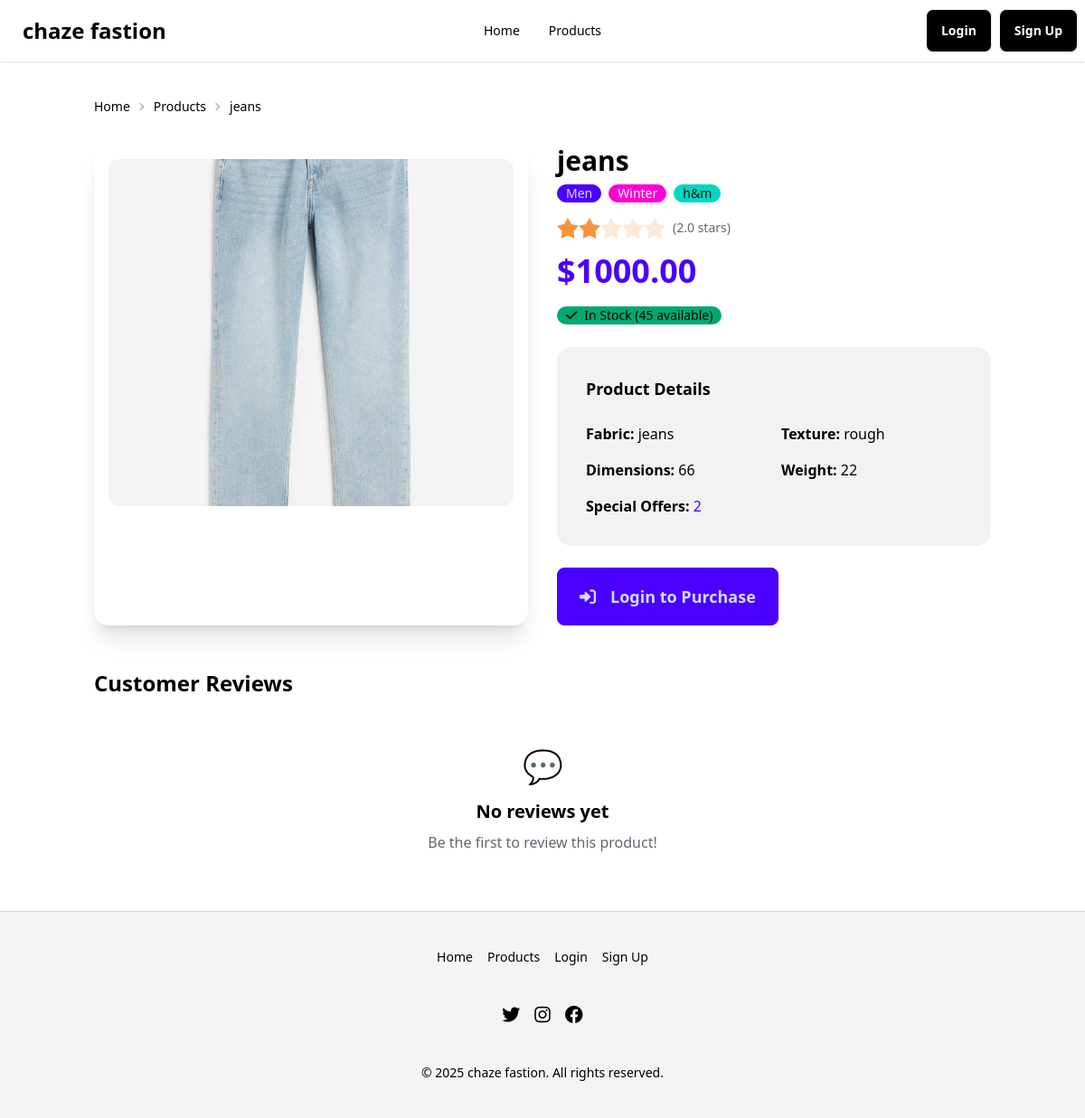
Screenshot of /product/2/ with the database file from the repository.
### catalog/models.py (models this page shows, shortened)
class Product(models.Model):
    CATEGORY_CHOICES = [
        ("Boys", "Boys"),
        ("Girls", "Girls"),
        ("Men", "Men"),
        ("Women", "Women"),
        ("Toddler", "Toddler"),
    ]
    SEASON_CHOICES = [
        ("Summer", "Summer"),
        ("Winter", "Winter"),
        ("All Season", "All Season"),
    ]
    pr_id = models.AutoField(primary_key=True)
    pr_cate = models.CharField(max_length=20, choices=CATEGORY_CHOICES)
    pr_name = models.CharField(max_length=100)
    pr_price = models.DecimalField(max_digits=10, decimal_places=2)
    pr_reviews = models.FloatField(default=0)
    pr_buy_quant = models.PositiveIntegerField(default=0)
    pr_stk_quant = models.PositiveIntegerField(default=0)
    pr_dimensions = models.CharField(max_length=100, blank=True)
    pr_weights = models.CharField(max_length=50, blank=True)
    pr_offers = models.CharField(max_length=100, blank=True)
    pr_images = models.ImageField(upload_to='product_images/', blank=True, null=True)
    pr_season = models.CharField(max_length=20, choices=SEASON_CHOICES, default="All Season")
    pr_fabric = models.CharField(max_length=50, blank=True)
    pr_texture = models.CharField(max_length=50, blank=True)
    pr_brand = models.CharField(max_length=50, blank=True)

### catalog/views.py (the view)
# urls.py: path('product/<int:product_id>/', views.product_detail, name='product_detail'),
def product_detail(request, product_id):
    product = get_object_or_404(Product, pr_id=product_id)
    reviews = product.review_set.all().order_by('-created_at')
    context = {
        'product': product,
        'reviews': reviews,
    }
    return render(request, 'catalog/product_detail.html', context)

### templates/catalog/product_detail.html (shortened to what this page needs)
{% extends 'base.html' %}
{% block content %}
<div class="container mx-auto">
    <div class="text-sm breadcrumbs mb-6">
        <ul>
            <li><a href="{% url 'home' %}">Home</a></li>
            <li><a href="{% url 'product_list' %}">Products</a></li>
            <li>{{ product.pr_name }}</li>
        </ul>
    </div>
    <div class="grid grid-cols-1 lg:grid-cols-2 gap-8">
        <div class="card bg-base-100 shadow-xl">
            <figure class="px-4 pt-4">
                {% if product.pr_images %}
                    <img src="{{ product.pr_images.url }}" alt="{{ product.pr_name }}"
                         class="rounded-xl w-full h-96 object-cover" />
                {% else %}
                    <div class="bg-base-300 rounded-xl w-full h-96 flex items-center justify-center">
                        <i class="fas fa-tshirt text-8xl text-base-content opacity-50"></i>
                    </div>
                {% endif %}
            </figure>
        </div>
        <div class="space-y-6">
            <div>
                <h1 class="text-3xl font-bold mb-2">{{ product.pr_name }}</h1>
                <div class="flex items-center gap-2 mb-4">
                    <span class="badge badge-primary">{{ product.pr_cate }}</span>
                    <span class="badge badge-secondary">{{ product.pr_season }}</span>
                    {% if product.pr_brand %}
                        <span class="badge badge-accent">{{ product.pr_brand }}</span>
                    {% endif %}
                </div>
                <div class="flex items-center gap-2 mb-4">
                    <div class="rating rating-md">
                        {% for i in "12345" %}
                            {% if forloop.counter <= product.pr_reviews %}
                                <input type="radio" name="rating" class="mask mask-star-2 bg-orange-400" checked disabled />
                            {% else %}
                                <input type="radio" name="rating" class="mask mask-star-2 bg-orange-400" disabled />
                            {% endif %}
                        {% endfor %}
                    </div>
                    <span class="text-sm text-base-content opacity-70">
                        ({{ product.pr_reviews }} stars)
                    </span>
                </div>
                <div class="text-4xl font-bold text-primary mb-4">
                    ${{ product.pr_price }}
                </div>
                <div class="mb-4">
                    {% if product.pr_stk_quant > 0 %}
                        <span class="badge badge-success gap-2">
                            <i class="fas fa-check"></i>
                            In Stock ({{ product.pr_stk_quant }} available)
                        </span>
                    {% else %}
                        <span class="badge badge-error gap-2">
                            <i class="fas fa-times"></i>
                            Out of Stock
                        </span>
                    {% endif %}
                </div>
            </div>
            <div class="card bg-base-200">
                <div class="card-body">
                    <h2 class="card-title text-lg mb-4">Product Details</h2>
                    <div class="grid grid-cols-1 md:grid-cols-2 gap-4">
                        {% if product.pr_fabric %}
                            <div>
                                <span class="font-semibold">Fabric:</span>
                                <span>{{ product.pr_fabric }}</span>
                            </div>
                        {% endif %}
                        {% if product.pr_texture %}
                            <div>
                                <span class="font-semibold">Texture:</span>
                                <span>{{ product.pr_texture }}</span>
                            </div>
                        {% endif %}
                        {% if product.pr_dimensions %}
                            <div>
                                <span class="font-semibold">Dimensions:</span>
                                <span>{{ product.pr_dimensions }}</span>
                            </div>
                        {% endif %}
                        {% if product.pr_weights %}
                            <div>
                                <span class="font-semibold">Weight:</span>
                                <span>{{ product.pr_weights }}</span>
                            </div>
                        {% endif %}
                        {% if product.pr_offers %}
                            <div class="md:col-span-2">
                                <span class="font-semibold">Special Offers:</span>
                                <span class="text-primary">{{ product.pr_offers }}</span>
                            </div>
                        {% endif %}
                    </div>
                </div>
            </div>
            <div class="flex flex-wrap gap-4">
                {% if user.is_authenticated %}
                    {% if product.pr_stk_quant > 0 %}
                        <a href="{% url 'add_to_cart' product.pr_id %}" class="btn btn-primary btn-lg">
                            <i class="fas fa-shopping-cart mr-2"></i>
                            Add to Cart
                        </a>
                    {% endif %}
                    <a href="{% url 'add_to_wishlist' product.pr_id %}" class="btn btn-outline btn-lg">
                        <i class="fas fa-heart mr-2"></i>
                        Add to Wishlist
                    </a>
                {% else %}
                    <a href="{% url 'login' %}" class="btn btn-primary btn-lg">
                        <i class="fas fa-sign-in-alt mr-2"></i>
                        Login to Purchase
                    </a>
                {% endif %}
            </div>
        </div>
    </div>
    <div class="mt-12">
        <h2 class="text-2xl font-bold mb-6">Customer Reviews</h2>
        {% if reviews %}
            <div class="space-y-4">
                {% for review in reviews %}
                <div class="card bg-base-100 shadow-lg">
                    <div class="card-body">
                        <div class="flex items-center justify-between mb-2">
                            <div class="flex items-center gap-2">
                                <div class="avatar placeholder">
                                    <div class="bg-primary text-primary-content rounded-full w-8">
                                        <span class="text-xs">{{ review.user.username|first|upper }}</span>
                                    </div>
                                </div>
                                <span class="font-semibold">{{ review.user.username }}</span>
                            </div>
                            <div class="rating rating-sm">
                                {% for i in "12345" %}
                                    {% if forloop.counter <= review.rating %}
                                        <input type="radio" name="rating-{{ review.id }}"
                                               class="mask mask-star-2 bg-orange-400" checked disabled />
                                    {% else %}
                                        <input type="radio" name="rating-{{ review.id }}"
                                               class="mask mask-star-2 bg-orange-400" disabled />
                                    {% endif %}
                                {% endfor %}
                            </div>
                        </div>
                        {% if review.comment %}
                            <p class="text-base-content">{{ review.comment }}</p>
                        {% endif %}
                        <div class="text-xs text-base-content opacity-50 mt-2">
                            {{ review.created_at|date:"F j, Y" }}
                        </div>
                    </div>
                </div>
                {% endfor %}
            </div>
        {% else %}
            <div class="text-center py-8">
                <div class="text-4xl mb-4">💬</div>
                <h3 class="text-xl font-semibold mb-2">No reviews yet</h3>
                <p class="text-base-content opacity-70">Be the first to review this product!</p>
            </div>
        {% endif %}
    </div>
</div>
{% endblock %}

### rows the page displays
Product: pr_name "jeans", pr_images (picture), pr_cate "Men", pr_season "Winter", pr_brand "h&m", pr_reviews "2.0", pr_price "1000.00", pr_stk_quant "45", pr_fabric "jeans", pr_texture "rough", pr_dimensions "66", pr_weights "22", pr_offers "2"
